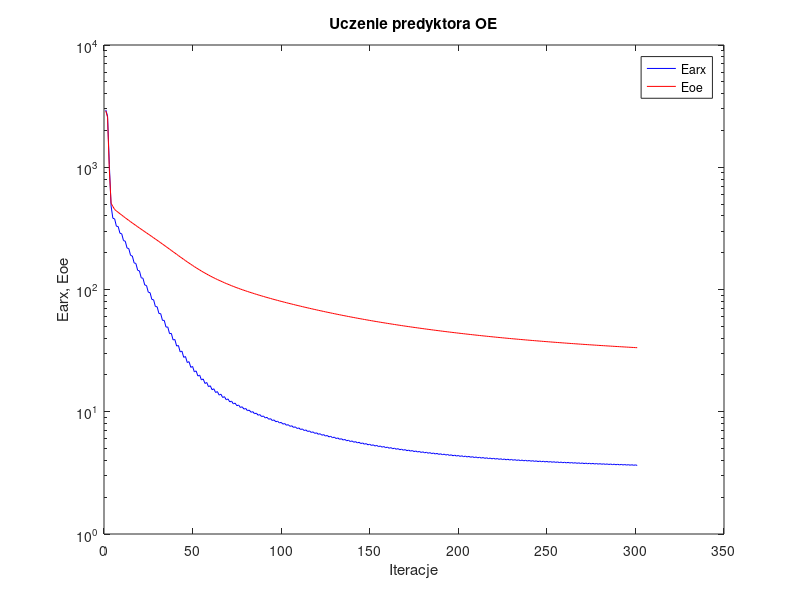
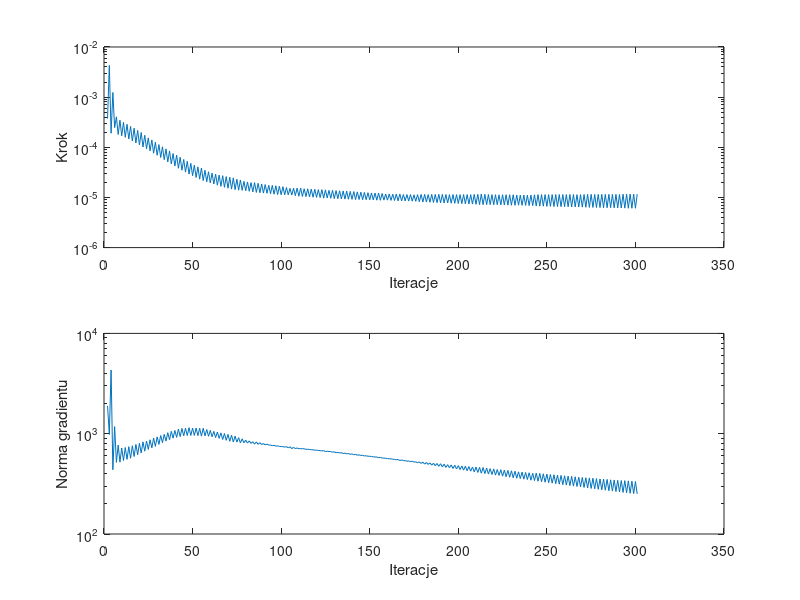

The MATLAB source for these figures, in order:
%uczenie predyktora oe
clear all;
n=0; farx(n+1)=2.947484e+003; foe(n+1)=2.892801e+003; wspucz(n+1)=0.000000e+000; ng(n+1)=0.000000e+000;
n=1; farx(n+1)=2.624252e+003; foe(n+1)=2.570583e+003; krok(n+1)=3.729911e-004; ng(n+1)=1.893667e+003;
n=2; farx(n+1)=1.053290e+003; foe(n+1)=9.585091e+002; krok(n+1)=4.290347e-003; ng(n+1)=9.832648e+002;
n=3; farx(n+1)=4.823481e+002; foe(n+1)=5.075029e+002; krok(n+1)=1.906226e-004; ng(n+1)=4.319269e+003;
n=4; farx(n+1)=3.825353e+002; foe(n+1)=4.781773e+002; krok(n+1)=1.237443e-003; ng(n+1)=4.372296e+002;
n=5; farx(n+1)=3.784061e+002; foe(n+1)=4.515730e+002; krok(n+1)=2.463545e-004; ng(n+1)=1.176377e+003;
n=6; farx(n+1)=3.291181e+002; foe(n+1)=4.391502e+002; krok(n+1)=4.050306e-004; ng(n+1)=5.179749e+002;
n=7; farx(n+1)=3.276057e+002; foe(n+1)=4.278079e+002; krok(n+1)=1.802468e-004; ng(n+1)=7.695960e+002;
n=8; farx(n+1)=2.884834e+002; foe(n+1)=4.166996e+002; krok(n+1)=3.467612e-004; ng(n+1)=5.203608e+002;
n=9; farx(n+1)=2.856606e+002; foe(n+1)=4.062267e+002; krok(n+1)=1.697983e-004; ng(n+1)=7.193938e+002;
n=10; farx(n+1)=2.512562e+002; foe(n+1)=3.957928e+002; krok(n+1)=3.147597e-004; ng(n+1)=5.404029e+002;
n=11; farx(n+1)=2.484924e+002; foe(n+1)=3.861052e+002; krok(n+1)=1.582138e-004; ng(n+1)=7.279783e+002;
n=12; farx(n+1)=2.185418e+002; foe(n+1)=3.764051e+002; krok(n+1)=2.878401e-004; ng(n+1)=5.550260e+002;
n=13; farx(n+1)=2.160223e+002; foe(n+1)=3.674108e+002; krok(n+1)=1.462327e-004; ng(n+1)=7.428630e+002;
n=14; farx(n+1)=1.900935e+002; foe(n+1)=3.584401e+002; krok(n+1)=2.609151e-004; ng(n+1)=5.686142e+002;
n=15; farx(n+1)=1.878502e+002; foe(n+1)=3.500965e+002; krok(n+1)=1.340733e-004; ng(n+1)=7.576500e+002;
n=16; farx(n+1)=1.651301e+002; foe(n+1)=3.416963e+002; krok(n+1)=2.403849e-004; ng(n+1)=5.922380e+002;
n=17; farx(n+1)=1.632775e+002; foe(n+1)=3.338489e+002; krok(n+1)=1.220198e-004; ng(n+1)=7.817529e+002;
n=18; farx(n+1)=1.435652e+002; foe(n+1)=3.259741e+002; krok(n+1)=2.173834e-004; ng(n+1)=6.172081e+002;
n=19; farx(n+1)=1.420129e+002; foe(n+1)=3.186012e+002; krok(n+1)=1.112345e-004; ng(n+1)=8.020274e+002;
n=20; farx(n+1)=1.247985e+002; foe(n+1)=3.111547e+002; krok(n+1)=1.973390e-004; ng(n+1)=6.422544e+002;
n=21; farx(n+1)=1.235800e+002; foe(n+1)=3.041404e+002; krok(n+1)=1.012576e-004; ng(n+1)=8.291228e+002;
n=22; farx(n+1)=1.088276e+002; foe(n+1)=2.971084e+002; krok(n+1)=1.736749e-004; ng(n+1)=6.695728e+002;
n=23; farx(n+1)=1.077975e+002; foe(n+1)=2.904982e+002; krok(n+1)=9.346411e-005; ng(n+1)=8.440680e+002;
n=24; farx(n+1)=9.500329e+001; foe(n+1)=2.838405e+002; krok(n+1)=1.540600e-004; ng(n+1)=6.980340e+002;
n=25; farx(n+1)=9.421829e+001; foe(n+1)=2.775053e+002; krok(n+1)=8.459568e-005; ng(n+1)=8.699018e+002;
n=26; farx(n+1)=8.293026e+001; foe(n+1)=2.710790e+002; krok(n+1)=1.404483e-004; ng(n+1)=7.223620e+002;
n=27; farx(n+1)=8.241978e+001; foe(n+1)=2.649400e+002; krok(n+1)=7.624450e-005; ng(n+1)=9.041094e+002;
n=28; farx(n+1)=7.256957e+001; foe(n+1)=2.587547e+002; krok(n+1)=1.258665e-004; ng(n+1)=7.474740e+002;
n=29; farx(n+1)=7.225138e+001; foe(n+1)=2.528483e+002; krok(n+1)=6.933884e-005; ng(n+1)=9.298441e+002;
n=30; farx(n+1)=6.361509e+001; foe(n+1)=2.469077e+002; krok(n+1)=1.131625e-004; ng(n+1)=7.822394e+002;
n=31; farx(n+1)=6.348321e+001; foe(n+1)=2.411971e+002; krok(n+1)=6.257477e-005; ng(n+1)=9.591634e+002;
n=32; farx(n+1)=5.590905e+001; foe(n+1)=2.354609e+002; krok(n+1)=1.022356e-004; ng(n+1)=8.144538e+002;
n=33; farx(n+1)=5.592213e+001; foe(n+1)=2.299630e+002; krok(n+1)=5.665485e-005; ng(n+1)=9.870229e+002;
n=34; farx(n+1)=4.924976e+001; foe(n+1)=2.244379e+002; krok(n+1)=9.292181e-005; ng(n+1)=8.445623e+002;
n=35; farx(n+1)=4.939837e+001; foe(n+1)=2.191357e+002; krok(n+1)=5.111781e-005; ng(n+1)=1.023713e+003;
n=36; farx(n+1)=4.352443e+001; foe(n+1)=2.138249e+002; krok(n+1)=8.459568e-005; ng(n+1)=8.711797e+002;
n=37; farx(n+1)=4.378767e+001; foe(n+1)=2.087340e+002; krok(n+1)=4.661880e-005; ng(n+1)=1.056986e+003;
n=38; farx(n+1)=3.867975e+001; foe(n+1)=2.037192e+002; krok(n+1)=7.524177e-005; ng(n+1)=9.024210e+002;
n=39; farx(n+1)=3.899619e+001; foe(n+1)=1.988865e+002; krok(n+1)=4.229784e-005; ng(n+1)=1.076574e+003;
n=40; farx(n+1)=3.446109e+001; foe(n+1)=1.940850e+002; krok(n+1)=6.975159e-005; ng(n+1)=9.189548e+002;
n=41; farx(n+1)=3.485662e+001; foe(n+1)=1.894570e+002; krok(n+1)=3.822326e-005; ng(n+1)=1.112506e+003;
n=42; farx(n+1)=3.089171e+001; foe(n+1)=1.849251e+002; krok(n+1)=6.327456e-005; ng(n+1)=9.365079e+002;
n=43; farx(n+1)=3.131724e+001; foe(n+1)=1.805657e+002; krok(n+1)=3.495626e-005; ng(n+1)=1.128441e+003;
n=44; farx(n+1)=2.786595e+001; foe(n+1)=1.763256e+002; krok(n+1)=5.714551e-005; ng(n+1)=9.514094e+002;
n=45; farx(n+1)=2.829693e+001; foe(n+1)=1.722538e+002; krok(n+1)=3.204809e-005; ng(n+1)=1.134957e+003;
n=46; farx(n+1)=2.526343e+001; foe(n+1)=1.682940e+002; krok(n+1)=5.256405e-005; ng(n+1)=9.592951e+002;
n=47; farx(n+1)=2.570336e+001; foe(n+1)=1.644774e+002; krok(n+1)=2.921834e-005; ng(n+1)=1.149128e+003;
n=48; farx(n+1)=2.307453e+001; foe(n+1)=1.607882e+002; krok(n+1)=4.789661e-005; ng(n+1)=9.602273e+002;
n=49; farx(n+1)=2.349174e+001; foe(n+1)=1.572772e+002; krok(n+1)=2.711505e-005; ng(n+1)=1.137938e+003;
n=50; farx(n+1)=2.119285e+001; foe(n+1)=1.538760e+002; krok(n+1)=4.404185e-005; ng(n+1)=9.599414e+002;
n=51; farx(n+1)=2.159599e+001; foe(n+1)=1.506267e+002; krok(n+1)=2.503350e-005; ng(n+1)=1.138876e+003;
n=52; farx(n+1)=1.958812e+001; foe(n+1)=1.474910e+002; krok(n+1)=4.073759e-005; ng(n+1)=9.560672e+002;
n=53; farx(n+1)=1.996454e+001; foe(n+1)=1.445010e+002; krok(n+1)=2.310648e-005; ng(n+1)=1.132951e+003;
n=54; farx(n+1)=1.819150e+001; foe(n+1)=1.415890e+002; krok(n+1)=3.868786e-005; ng(n+1)=9.454037e+002;
n=55; farx(n+1)=1.855903e+001; foe(n+1)=1.388224e+002; krok(n+1)=2.167257e-005; ng(n+1)=1.133854e+003;
n=56; farx(n+1)=1.703207e+001; foe(n+1)=1.361919e+002; krok(n+1)=3.487580e-005; ng(n+1)=9.512151e+002;
n=57; farx(n+1)=1.735910e+001; foe(n+1)=1.336873e+002; krok(n+1)=2.058283e-005; ng(n+1)=1.100763e+003;
n=58; farx(n+1)=1.602237e+001; foe(n+1)=1.312756e+002; krok(n+1)=3.251699e-005; ng(n+1)=9.428393e+002;
n=59; farx(n+1)=1.632146e+001; foe(n+1)=1.289858e+002; krok(n+1)=1.953303e-005; ng(n+1)=1.077436e+003;
n=60; farx(n+1)=1.514349e+001; foe(n+1)=1.267745e+002; krok(n+1)=3.053033e-005; ng(n+1)=9.326111e+002;
n=61; farx(n+1)=1.541683e+001; foe(n+1)=1.246734e+002; krok(n+1)=1.850942e-005; ng(n+1)=1.055242e+003;
n=62; farx(n+1)=1.436704e+001; foe(n+1)=1.226319e+002; krok(n+1)=2.921834e-005; ng(n+1)=9.156608e+002;
n=63; farx(n+1)=1.462173e+001; foe(n+1)=1.206900e+002; krok(n+1)=1.755604e-005; ng(n+1)=1.039361e+003;
n=64; farx(n+1)=1.368491e+001; foe(n+1)=1.188055e+002; krok(n+1)=2.790955e-005; ng(n+1)=8.988490e+002;
n=65; farx(n+1)=1.391816e+001; foe(n+1)=1.170116e+002; krok(n+1)=1.666649e-005; ng(n+1)=1.018901e+003;
n=66; farx(n+1)=1.307340e+001; foe(n+1)=1.152557e+002; krok(n+1)=2.714975e-005; ng(n+1)=8.756605e+002;
n=67; farx(n+1)=1.329212e+001; foe(n+1)=1.135871e+002; krok(n+1)=1.592832e-005; ng(n+1)=1.004067e+003;
n=68; farx(n+1)=1.253053e+001; foe(n+1)=1.119616e+002; krok(n+1)=2.605170e-005; ng(n+1)=8.589428e+002;
n=69; farx(n+1)=1.273181e+001; foe(n+1)=1.104116e+002; krok(n+1)=1.525247e-005; ng(n+1)=9.835070e+002;
n=70; farx(n+1)=1.203971e+001; foe(n+1)=1.088918e+002; krok(n+1)=2.533263e-005; ng(n+1)=8.402045e+002;
n=71; farx(n+1)=1.222670e+001; foe(n+1)=1.074451e+002; krok(n+1)=1.465800e-005; ng(n+1)=9.654420e+002;
n=72; farx(n+1)=1.159500e+001; foe(n+1)=1.060235e+002; krok(n+1)=2.458493e-005; ng(n+1)=8.258022e+002;
n=73; farx(n+1)=1.177159e+001; foe(n+1)=1.046702e+002; krok(n+1)=1.430061e-005; ng(n+1)=9.463853e+002;
n=74; farx(n+1)=1.119940e+001; foe(n+1)=1.033564e+002; krok(n+1)=2.310753e-005; ng(n+1)=8.233997e+002;
n=75; farx(n+1)=1.135904e+001; foe(n+1)=1.021001e+002; krok(n+1)=1.396978e-005; ng(n+1)=9.140707e+002;
n=76; farx(n+1)=1.083443e+001; foe(n+1)=1.008635e+002; krok(n+1)=2.230894e-005; ng(n+1)=8.101208e+002;
n=77; farx(n+1)=1.098460e+001; foe(n+1)=9.968724e+001; krok(n+1)=1.384553e-005; ng(n+1)=8.885774e+002;
n=78; farx(n+1)=1.050298e+001; foe(n+1)=9.854044e+001; krok(n+1)=2.092658e-005; ng(n+1)=8.129292e+002;
n=79; farx(n+1)=1.064046e+001; foe(n+1)=9.743846e+001; krok(n+1)=1.361457e-005; ng(n+1)=8.612395e+002;
n=80; farx(n+1)=1.019095e+001; foe(n+1)=9.635405e+001; krok(n+1)=2.036925e-005; ng(n+1)=8.062441e+002;
n=81; farx(n+1)=1.032098e+001; foe(n+1)=9.530899e+001; krok(n+1)=1.328171e-005; ng(n+1)=8.481463e+002;
n=82; farx(n+1)=9.901352e+000; foe(n+1)=9.428026e+001; krok(n+1)=1.977673e-005; ng(n+1)=7.995061e+002;
n=83; farx(n+1)=1.002208e+001; foe(n+1)=9.328964e+001; krok(n+1)=1.290553e-005; ng(n+1)=8.317681e+002;
n=84; farx(n+1)=9.623857e+000; foe(n+1)=9.230222e+001; krok(n+1)=1.977673e-005; ng(n+1)=7.866285e+002;
n=85; farx(n+1)=9.742275e+000; foe(n+1)=9.135144e+001; krok(n+1)=1.259177e-005; ng(n+1)=8.281891e+002;
n=86; farx(n+1)=9.367233e+000; foe(n+1)=9.041516e+001; krok(n+1)=1.914386e-005; ng(n+1)=7.831386e+002;
n=87; farx(n+1)=9.480321e+000; foe(n+1)=8.950883e+001; krok(n+1)=1.240203e-005; ng(n+1)=8.142571e+002;
n=88; farx(n+1)=9.126788e+000; foe(n+1)=8.861792e+001; krok(n+1)=1.852773e-005; ng(n+1)=7.789609e+002;
n=89; farx(n+1)=9.234120e+000; foe(n+1)=8.775369e+001; krok(n+1)=1.222055e-005; ng(n+1)=7.986635e+002;
n=90; farx(n+1)=8.898995e+000; foe(n+1)=8.690181e+001; krok(n+1)=1.808278e-005; ng(n+1)=7.728989e+002;
n=91; farx(n+1)=9.002700e+000; foe(n+1)=8.607444e+001; krok(n+1)=1.209447e-005; ng(n+1)=7.861801e+002;
n=92; farx(n+1)=8.685312e+000; foe(n+1)=8.526258e+001; krok(n+1)=1.743790e-005; ng(n+1)=7.705983e+002;
n=93; farx(n+1)=8.782949e+000; foe(n+1)=8.447143e+001; krok(n+1)=1.185899e-005; ng(n+1)=7.704597e+002;
n=94; farx(n+1)=8.478989e+000; foe(n+1)=8.368652e+001; krok(n+1)=1.738167e-005; ng(n+1)=7.597232e+002;
n=95; farx(n+1)=8.574444e+000; foe(n+1)=8.292328e+001; krok(n+1)=1.161523e-005; ng(n+1)=7.644415e+002;
n=96; farx(n+1)=8.283744e+000; foe(n+1)=8.216818e+001; krok(n+1)=1.709205e-005; ng(n+1)=7.533516e+002;
n=97; farx(n+1)=8.376408e+000; foe(n+1)=8.143315e+001; krok(n+1)=1.142512e-005; ng(n+1)=7.551943e+002;
n=98; farx(n+1)=8.098685e+000; foe(n+1)=8.070607e+001; krok(n+1)=1.675917e-005; ng(n+1)=7.471086e+002;
n=99; farx(n+1)=8.188689e+000; foe(n+1)=7.999889e+001; krok(n+1)=1.131276e-005; ng(n+1)=7.439220e+002;
n=100; farx(n+1)=7.922556e+000; foe(n+1)=7.930040e+001; krok(n+1)=1.637351e-005; ng(n+1)=7.432185e+002;
n=101; farx(n+1)=8.011019e+000; foe(n+1)=7.861892e+001; krok(n+1)=1.126542e-005; ng(n+1)=7.348834e+002;
n=102; farx(n+1)=7.756901e+000; foe(n+1)=7.795025e+001; krok(n+1)=1.576802e-005; ng(n+1)=7.429517e+002;
n=103; farx(n+1)=7.842567e+000; foe(n+1)=7.729558e+001; krok(n+1)=1.126542e-005; ng(n+1)=7.235485e+002;
n=104; farx(n+1)=7.600493e+000; foe(n+1)=7.665331e+001; krok(n+1)=1.517047e-005; ng(n+1)=7.414734e+002;
n=105; farx(n+1)=7.681285e+000; foe(n+1)=7.602494e+001; krok(n+1)=1.115447e-005; ng(n+1)=7.097079e+002;
n=106; farx(n+1)=7.445998e+000; foe(n+1)=7.540103e+001; krok(n+1)=1.526516e-005; ng(n+1)=7.309549e+002;
n=107; farx(n+1)=7.526490e+000; foe(n+1)=7.478953e+001; krok(n+1)=1.085468e-005; ng(n+1)=7.108277e+002;
n=108; farx(n+1)=7.298270e+000; foe(n+1)=7.418324e+001; krok(n+1)=1.529987e-005; ng(n+1)=7.209334e+002;
n=109; farx(n+1)=7.377669e+000; foe(n+1)=7.358887e+001; krok(n+1)=1.057446e-005; ng(n+1)=7.099831e+002;
n=110; farx(n+1)=7.156159e+000; foe(n+1)=7.299799e+001; krok(n+1)=1.539716e-005; ng(n+1)=7.095704e+002;
n=111; farx(n+1)=7.236088e+000; foe(n+1)=7.241982e+001; krok(n+1)=1.046074e-005; ng(n+1)=7.090496e+002;
n=112; farx(n+1)=7.023623e+000; foe(n+1)=7.185147e+001; krok(n+1)=1.490654e-005; ng(n+1)=7.074302e+002;
n=113; farx(n+1)=7.100617e+000; foe(n+1)=7.129474e+001; krok(n+1)=1.039083e-005; ng(n+1)=6.985647e+002;
n=114; farx(n+1)=6.894300e+000; foe(n+1)=7.074339e+001; krok(n+1)=1.484032e-005; ng(n+1)=6.999052e+002;
n=115; farx(n+1)=6.970861e+000; foe(n+1)=7.020227e+001; krok(n+1)=1.023758e-005; ng(n+1)=6.959425e+002;
n=116; farx(n+1)=6.771320e+000; foe(n+1)=6.966811e+001; krok(n+1)=1.465430e-005; ng(n+1)=6.935237e+002;
n=117; farx(n+1)=6.846410e+000; foe(n+1)=6.914383e+001; krok(n+1)=1.010485e-005; ng(n+1)=6.901385e+002;
n=118; farx(n+1)=6.653326e+000; foe(n+1)=6.862488e+001; krok(n+1)=1.453926e-005; ng(n+1)=6.855271e+002;
n=119; farx(n+1)=6.727654e+000; foe(n+1)=6.811663e+001; krok(n+1)=1.003408e-005; ng(n+1)=6.845105e+002;
n=120; farx(n+1)=6.540665e+000; foe(n+1)=6.761496e+001; krok(n+1)=1.428638e-005; ng(n+1)=6.810755e+002;
n=121; farx(n+1)=6.613712e+000; foe(n+1)=6.712247e+001; krok(n+1)=9.936047e-006; ng(n+1)=6.781180e+002;
n=122; farx(n+1)=6.430707e+000; foe(n+1)=6.663559e+001; krok(n+1)=1.430061e-005; ng(n+1)=6.741740e+002;
n=123; farx(n+1)=6.503629e+000; foe(n+1)=6.615465e+001; krok(n+1)=9.706803e-006; ng(n+1)=6.779362e+002;
n=124; farx(n+1)=6.327613e+000; foe(n+1)=6.567968e+001; krok(n+1)=1.416371e-005; ng(n+1)=6.642044e+002;
n=125; farx(n+1)=6.399523e+000; foe(n+1)=6.521540e+001; krok(n+1)=9.766516e-006; ng(n+1)=6.681586e+002;
n=126; farx(n+1)=6.227877e+000; foe(n+1)=6.475863e+001; krok(n+1)=1.384553e-005; ng(n+1)=6.635811e+002;
n=127; farx(n+1)=6.298803e+000; foe(n+1)=6.430740e+001; krok(n+1)=9.622040e-006; ng(n+1)=6.635076e+002;
n=128; farx(n+1)=6.131711e+000; foe(n+1)=6.386239e+001; krok(n+1)=1.384553e-005; ng(n+1)=6.547338e+002;
n=129; farx(n+1)=6.201890e+000; foe(n+1)=6.342331e+001; krok(n+1)=9.471564e-006; ng(n+1)=6.596455e+002;
n=130; farx(n+1)=6.040360e+000; foe(n+1)=6.298964e+001; krok(n+1)=1.373458e-005; ng(n+1)=6.459617e+002;
n=131; farx(n+1)=6.109542e+000; foe(n+1)=6.256453e+001; krok(n+1)=9.456357e-006; ng(n+1)=6.516364e+002;
n=132; farx(n+1)=5.951899e+000; foe(n+1)=6.214490e+001; krok(n+1)=1.356957e-005; ng(n+1)=6.417442e+002;
n=133; farx(n+1)=6.020494e+000; foe(n+1)=6.173130e+001; krok(n+1)=9.340678e-006; ng(n+1)=6.473094e+002;
n=134; farx(n+1)=5.867431e+000; foe(n+1)=6.132306e+001; krok(n+1)=1.346311e-005; ng(n+1)=6.343475e+002;
n=135; farx(n+1)=5.935199e+000; foe(n+1)=6.092169e+001; krok(n+1)=9.283303e-006; ng(n+1)=6.408296e+002;
n=136; farx(n+1)=5.786275e+000; foe(n+1)=6.052546e+001; krok(n+1)=1.331699e-005; ng(n+1)=6.285283e+002;
n=137; farx(n+1)=5.853289e+000; foe(n+1)=6.013568e+001; krok(n+1)=9.217968e-006; ng(n+1)=6.348851e+002;
n=138; farx(n+1)=5.708302e+000; foe(n+1)=5.975084e+001; krok(n+1)=1.319099e-005; ng(n+1)=6.224226e+002;
n=139; farx(n+1)=5.774647e+000; foe(n+1)=5.937217e+001; krok(n+1)=9.155646e-006; ng(n+1)=6.290928e+002;
n=140; farx(n+1)=5.633209e+000; foe(n+1)=5.899843e+001; krok(n+1)=1.308479e-005; ng(n+1)=6.164984e+002;
n=141; farx(n+1)=5.698955e+000; foe(n+1)=5.863012e+001; krok(n+1)=9.071830e-006; ng(n+1)=6.239755e+002;
n=142; farx(n+1)=5.561983e+000; foe(n+1)=5.826663e+001; krok(n+1)=1.290553e-005; ng(n+1)=6.098159e+002;
n=143; farx(n+1)=5.626813e+000; foe(n+1)=5.791006e+001; krok(n+1)=9.098741e-006; ng(n+1)=6.155928e+002;
n=144; farx(n+1)=5.492865e+000; foe(n+1)=5.755832e+001; krok(n+1)=1.271718e-005; ng(n+1)=6.064276e+002;
n=145; farx(n+1)=5.557055e+000; foe(n+1)=5.721143e+001; krok(n+1)=9.014671e-006; ng(n+1)=6.104124e+002;
n=146; farx(n+1)=5.426904e+000; foe(n+1)=5.686903e+001; krok(n+1)=1.259797e-005; ng(n+1)=5.994581e+002;
n=147; farx(n+1)=5.490332e+000; foe(n+1)=5.653242e+001; krok(n+1)=9.003600e-006; ng(n+1)=6.033389e+002;
n=148; farx(n+1)=5.363236e+000; foe(n+1)=5.620024e+001; krok(n+1)=1.244425e-005; ng(n+1)=5.947878e+002;
n=149; farx(n+1)=5.426102e+000; foe(n+1)=5.587297e+001; krok(n+1)=8.958287e-006; ng(n+1)=5.975685e+002;
n=150; farx(n+1)=5.302311e+000; foe(n+1)=5.555018e+001; krok(n+1)=1.229246e-005; ng(n+1)=5.892601e+002;
n=151; farx(n+1)=5.364408e+000; foe(n+1)=5.523238e+001; krok(n+1)=8.935769e-006; ng(n+1)=5.908065e+002;
n=152; farx(n+1)=5.243022e+000; foe(n+1)=5.491877e+001; krok(n+1)=1.222055e-005; ng(n+1)=5.839764e+002;
n=153; farx(n+1)=5.304575e+000; foe(n+1)=5.460897e+001; krok(n+1)=8.818566e-006; ng(n+1)=5.867162e+002;
n=154; farx(n+1)=5.186095e+000; foe(n+1)=5.430288e+001; krok(n+1)=1.221743e-005; ng(n+1)=5.758309e+002;
n=155; farx(n+1)=5.247329e+000; foe(n+1)=5.400129e+001; krok(n+1)=8.778020e-006; ng(n+1)=5.815850e+002;
n=156; farx(n+1)=5.132473e+000; foe(n+1)=5.370401e+001; krok(n+1)=1.197415e-005; ng(n+1)=5.708953e+002;
n=157; farx(n+1)=5.192775e+000; foe(n+1)=5.341210e+001; krok(n+1)=8.856543e-006; ng(n+1)=5.723323e+002;
n=158; farx(n+1)=5.080558e+000; foe(n+1)=5.312432e+001; krok(n+1)=1.171829e-005; ng(n+1)=5.685090e+002;
n=159; farx(n+1)=5.139878e+000; foe(n+1)=5.284083e+001; krok(n+1)=8.833238e-006; ng(n+1)=5.652089e+002;
n=160; farx(n+1)=5.029562e+000; foe(n+1)=5.256064e+001; krok(n+1)=1.171380e-005; ng(n+1)=5.623878e+002;
n=161; farx(n+1)=5.088804e+000; foe(n+1)=5.228387e+001; krok(n+1)=8.739066e-006; ng(n+1)=5.619877e+002;
n=162; farx(n+1)=4.981197e+000; foe(n+1)=5.201098e+001; krok(n+1)=1.161523e-005; ng(n+1)=5.561271e+002;
n=163; farx(n+1)=5.039501e+000; foe(n+1)=5.174193e+001; krok(n+1)=8.690837e-006; ng(n+1)=5.555671e+002;
n=164; farx(n+1)=4.933658e+000; foe(n+1)=5.147584e+001; krok(n+1)=1.165470e-005; ng(n+1)=5.492240e+002;
n=165; farx(n+1)=4.991574e+000; foe(n+1)=5.121296e+001; krok(n+1)=8.546025e-006; ng(n+1)=5.527020e+002;
n=166; farx(n+1)=4.888012e+000; foe(n+1)=5.095267e+001; krok(n+1)=1.171829e-005; ng(n+1)=5.404727e+002;
n=167; farx(n+1)=4.946097e+000; foe(n+1)=5.069630e+001; krok(n+1)=8.539569e-006; ng(n+1)=5.484412e+002;
n=168; farx(n+1)=4.845239e+000; foe(n+1)=5.044411e+001; krok(n+1)=1.143043e-005; ng(n+1)=5.377251e+002;
n=169; farx(n+1)=4.901939e+000; foe(n+1)=5.019566e+001; krok(n+1)=8.546025e-006; ng(n+1)=5.397455e+002;
n=170; farx(n+1)=4.802871e+000; foe(n+1)=4.994983e+001; krok(n+1)=1.142512e-005; ng(n+1)=5.314208e+002;
n=171; farx(n+1)=4.859389e+000; foe(n+1)=4.970737e+001; krok(n+1)=8.481911e-006; ng(n+1)=5.358660e+002;
n=172; farx(n+1)=4.762058e+000; foe(n+1)=4.946799e+001; krok(n+1)=1.138585e-005; ng(n+1)=5.258645e+002;
n=173; farx(n+1)=4.818301e+000; foe(n+1)=4.923145e+001; krok(n+1)=8.423638e-006; ng(n+1)=5.316589e+002;
n=174; farx(n+1)=4.723277e+000; foe(n+1)=4.899830e+001; krok(n+1)=1.127096e-005; ng(n+1)=5.202553e+002;
n=175; farx(n+1)=4.778456e+000; foe(n+1)=4.876836e+001; krok(n+1)=8.379583e-006; ng(n+1)=5.250215e+002;
n=176; farx(n+1)=4.684565e+000; foe(n+1)=4.854064e+001; krok(n+1)=1.138585e-005; ng(n+1)=5.130765e+002;
n=177; farx(n+1)=4.739723e+000; foe(n+1)=4.831530e+001; krok(n+1)=8.229150e-006; ng(n+1)=5.235986e+002;
n=178; farx(n+1)=4.647395e+000; foe(n+1)=4.809253e+001; krok(n+1)=1.148266e-005; ng(n+1)=5.051691e+002;
n=179; farx(n+1)=4.702225e+000; foe(n+1)=4.787216e+001; krok(n+1)=8.114575e-006; ng(n+1)=5.206365e+002;
n=180; farx(n+1)=4.611816e+000; foe(n+1)=4.765427e+001; krok(n+1)=1.151293e-005; ng(n+1)=4.976069e+002;
n=181; farx(n+1)=4.666511e+000; foe(n+1)=4.743939e+001; krok(n+1)=8.106422e-006; ng(n+1)=5.159152e+002;
n=182; farx(n+1)=4.577589e+000; foe(n+1)=4.722789e+001; krok(n+1)=1.138585e-005; ng(n+1)=4.939974e+002;
n=183; farx(n+1)=4.631376e+000; foe(n+1)=4.701841e+001; krok(n+1)=8.010217e-006; ng(n+1)=5.113183e+002;
n=184; farx(n+1)=4.544200e+000; foe(n+1)=4.681107e+001; krok(n+1)=1.148323e-005; ng(n+1)=4.855765e+002;
n=185; farx(n+1)=4.597616e+000; foe(n+1)=4.660648e+001; krok(n+1)=7.940086e-006; ng(n+1)=5.079805e+002;
n=186; farx(n+1)=4.511888e+000; foe(n+1)=4.640407e+001; krok(n+1)=1.149974e-005; ng(n+1)=4.793721e+002;
n=187; farx(n+1)=4.564910e+000; foe(n+1)=4.620422e+001; krok(n+1)=7.866658e-006; ng(n+1)=5.047148e+002;
n=188; farx(n+1)=4.480543e+000; foe(n+1)=4.600651e+001; krok(n+1)=1.153689e-005; ng(n+1)=4.730143e+002;
n=189; farx(n+1)=4.533254e+000; foe(n+1)=4.581114e+001; krok(n+1)=7.792977e-006; ng(n+1)=5.018255e+002;
n=190; farx(n+1)=4.450561e+000; foe(n+1)=4.561808e+001; krok(n+1)=1.151293e-005; ng(n+1)=4.668707e+002;
n=191; farx(n+1)=4.502750e+000; foe(n+1)=4.542765e+001; krok(n+1)=7.760930e-006; ng(n+1)=4.970453e+002;
n=192; farx(n+1)=4.421776e+000; foe(n+1)=4.523946e+001; krok(n+1)=1.143043e-005; ng(n+1)=4.615509e+002;
n=193; farx(n+1)=4.473432e+000; foe(n+1)=4.505411e+001; krok(n+1)=7.760930e-006; ng(n+1)=4.914339e+002;
n=194; farx(n+1)=4.393521e+000; foe(n+1)=4.487105e+001; krok(n+1)=1.138585e-005; ng(n+1)=4.572380e+002;
n=195; farx(n+1)=4.444710e+000; foe(n+1)=4.468984e+001; krok(n+1)=7.676118e-006; ng(n+1)=4.884945e+002;
n=196; farx(n+1)=4.366290e+000; foe(n+1)=4.451063e+001; krok(n+1)=1.142512e-005; ng(n+1)=4.504135e+002;
n=197; farx(n+1)=4.417111e+000; foe(n+1)=4.433371e+001; krok(n+1)=7.638196e-006; ng(n+1)=4.846791e+002;
n=198; farx(n+1)=4.339999e+000; foe(n+1)=4.415899e+001; krok(n+1)=1.138437e-005; ng(n+1)=4.453402e+002;
n=199; farx(n+1)=4.390268e+000; foe(n+1)=4.398632e+001; krok(n+1)=7.585237e-006; ng(n+1)=4.806580e+002;
n=200; farx(n+1)=4.314551e+000; foe(n+1)=4.381553e+001; krok(n+1)=1.138543e-005; ng(n+1)=4.393483e+002;
n=201; farx(n+1)=4.364270e+000; foe(n+1)=4.364701e+001; krok(n+1)=7.535405e-006; ng(n+1)=4.765923e+002;
n=202; farx(n+1)=4.289559e+000; foe(n+1)=4.348006e+001; krok(n+1)=1.144248e-005; ng(n+1)=4.334759e+002;
n=203; farx(n+1)=4.339040e+000; foe(n+1)=4.331499e+001; krok(n+1)=7.462740e-006; ng(n+1)=4.743708e+002;
n=204; farx(n+1)=4.265711e+000; foe(n+1)=4.315180e+001; krok(n+1)=1.143043e-005; ng(n+1)=4.277030e+002;
n=205; farx(n+1)=4.314744e+000; foe(n+1)=4.299077e+001; krok(n+1)=7.440373e-006; ng(n+1)=4.700142e+002;
n=206; farx(n+1)=4.242685e+000; foe(n+1)=4.283169e+001; krok(n+1)=1.136531e-005; ng(n+1)=4.229941e+002;
n=207; farx(n+1)=4.290944e+000; foe(n+1)=4.267464e+001; krok(n+1)=7.381362e-006; ng(n+1)=4.654941e+002;
n=208; farx(n+1)=4.219757e+000; foe(n+1)=4.251862e+001; krok(n+1)=1.149974e-005; ng(n+1)=4.163429e+002;
n=209; farx(n+1)=4.267937e+000; foe(n+1)=4.236445e+001; krok(n+1)=7.303802e-006; ng(n+1)=4.641686e+002;
n=210; farx(n+1)=4.197721e+000; foe(n+1)=4.221193e+001; krok(n+1)=1.153689e-005; ng(n+1)=4.108865e+002;
n=211; farx(n+1)=4.245299e+000; foe(n+1)=4.206098e+001; krok(n+1)=7.204914e-006; ng(n+1)=4.615049e+002;
n=212; farx(n+1)=4.176052e+000; foe(n+1)=4.191084e+001; krok(n+1)=1.171829e-005; ng(n+1)=4.034566e+002;
n=213; farx(n+1)=4.223789e+000; foe(n+1)=4.176265e+001; krok(n+1)=7.172631e-006; ng(n+1)=4.599483e+002;
n=214; farx(n+1)=4.155812e+000; foe(n+1)=4.161684e+001; krok(n+1)=1.155377e-005; ng(n+1)=4.000366e+002;
n=215; farx(n+1)=4.202880e+000; foe(n+1)=4.147267e+001; krok(n+1)=7.172631e-006; ng(n+1)=4.542847e+002;
n=216; farx(n+1)=4.136344e+000; foe(n+1)=4.133050e+001; krok(n+1)=1.143043e-005; ng(n+1)=3.955992e+002;
n=217; farx(n+1)=4.182771e+000; foe(n+1)=4.119035e+001; krok(n+1)=7.194757e-006; ng(n+1)=4.481812e+002;
n=218; farx(n+1)=4.116951e+000; foe(n+1)=4.105202e+001; krok(n+1)=1.138585e-005; ng(n+1)=3.919165e+002;
n=219; farx(n+1)=4.163024e+000; foe(n+1)=4.091475e+001; krok(n+1)=7.136974e-006; ng(n+1)=4.454927e+002;
n=220; farx(n+1)=4.098661e+000; foe(n+1)=4.077933e+001; krok(n+1)=1.132635e-005; ng(n+1)=3.865319e+002;
n=221; farx(n+1)=4.144239e+000; foe(n+1)=4.064579e+001; krok(n+1)=7.172631e-006; ng(n+1)=4.397030e+002;
n=222; farx(n+1)=4.080364e+000; foe(n+1)=4.051429e+001; krok(n+1)=1.126542e-005; ng(n+1)=3.836472e+002;
n=223; farx(n+1)=4.125514e+000; foe(n+1)=4.038328e+001; krok(n+1)=7.084991e-006; ng(n+1)=4.376322e+002;
n=224; farx(n+1)=4.062928e+000; foe(n+1)=4.025399e+001; krok(n+1)=1.131276e-005; ng(n+1)=3.772861e+002;
n=225; farx(n+1)=4.107487e+000; foe(n+1)=4.012612e+001; krok(n+1)=7.058032e-006; ng(n+1)=4.332727e+002;
n=226; farx(n+1)=4.045788e+000; foe(n+1)=3.999960e+001; krok(n+1)=1.133131e-005; ng(n+1)=3.725909e+002;
n=227; farx(n+1)=4.089981e+000; foe(n+1)=3.987442e+001; krok(n+1)=7.018913e-006; ng(n+1)=4.301816e+002;
n=228; farx(n+1)=4.029175e+000; foe(n+1)=3.975066e+001; krok(n+1)=1.133131e-005; ng(n+1)=3.681184e+002;
n=229; farx(n+1)=4.072899e+000; foe(n+1)=3.962817e+001; krok(n+1)=6.975132e-006; ng(n+1)=4.268512e+002;
n=230; farx(n+1)=4.013159e+000; foe(n+1)=3.950690e+001; krok(n+1)=1.132635e-005; ng(n+1)=3.633006e+002;
n=231; farx(n+1)=4.056509e+000; foe(n+1)=3.938727e+001; krok(n+1)=6.975132e-006; ng(n+1)=4.227322e+002;
n=232; farx(n+1)=3.998038e+000; foe(n+1)=3.926910e+001; krok(n+1)=1.115447e-005; ng(n+1)=3.599598e+002;
n=233; farx(n+1)=4.040730e+000; foe(n+1)=3.915288e+001; krok(n+1)=7.018913e-006; ng(n+1)=4.163553e+002;
n=234; farx(n+1)=3.982767e+000; foe(n+1)=3.903789e+001; krok(n+1)=1.109569e-005; ng(n+1)=3.572004e+002;
n=235; farx(n+1)=4.025005e+000; foe(n+1)=3.892390e+001; krok(n+1)=6.948457e-006; ng(n+1)=4.139138e+002;
n=236; farx(n+1)=3.968040e+000; foe(n+1)=3.881083e+001; krok(n+1)=1.115447e-005; ng(n+1)=3.521770e+002;
n=237; farx(n+1)=4.009968e+000; foe(n+1)=3.869929e+001; krok(n+1)=6.939469e-006; ng(n+1)=4.104462e+002;
n=238; farx(n+1)=3.953567e+000; foe(n+1)=3.858896e+001; krok(n+1)=1.113124e-005; ng(n+1)=3.490684e+002;
n=239; farx(n+1)=3.995049e+000; foe(n+1)=3.847955e+001; krok(n+1)=6.872937e-006; ng(n+1)=4.080011e+002;
n=240; farx(n+1)=3.939756e+000; foe(n+1)=3.837102e+001; krok(n+1)=1.115447e-005; ng(n+1)=3.442188e+002;
n=241; farx(n+1)=3.980761e+000; foe(n+1)=3.826418e+001; krok(n+1)=6.872937e-006; ng(n+1)=4.036796e+002;
n=242; farx(n+1)=3.925470e+000; foe(n+1)=3.815818e+001; krok(n+1)=1.126542e-005; ng(n+1)=3.410042e+002;
n=243; farx(n+1)=3.966472e+000; foe(n+1)=3.805243e+001; krok(n+1)=6.754223e-006; ng(n+1)=4.045454e+002;
n=244; farx(n+1)=3.912000e+000; foe(n+1)=3.794791e+001; krok(n+1)=1.138585e-005; ng(n+1)=3.358817e+002;
n=245; farx(n+1)=3.952640e+000; foe(n+1)=3.784412e+001; krok(n+1)=6.706359e-006; ng(n+1)=4.020590e+002;
n=246; farx(n+1)=3.899097e+000; foe(n+1)=3.774152e+001; krok(n+1)=1.138543e-005; ng(n+1)=3.317635e+002;
n=247; farx(n+1)=3.939279e+000; foe(n+1)=3.764007e+001; krok(n+1)=6.697231e-006; ng(n+1)=3.981231e+002;
n=248; farx(n+1)=3.886311e+000; foe(n+1)=3.753971e+001; krok(n+1)=1.138585e-005; ng(n+1)=3.284471e+002;
n=249; farx(n+1)=3.926166e+000; foe(n+1)=3.744013e+001; krok(n+1)=6.656792e-006; ng(n+1)=3.956402e+002;
n=250; farx(n+1)=3.874082e+000; foe(n+1)=3.734169e+001; krok(n+1)=1.136531e-005; ng(n+1)=3.246518e+002;
n=251; farx(n+1)=3.913462e+000; foe(n+1)=3.724435e+001; krok(n+1)=6.649354e-006; ng(n+1)=3.916577e+002;
n=252; farx(n+1)=3.861858e+000; foe(n+1)=3.714801e+001; krok(n+1)=1.138585e-005; ng(n+1)=3.213918e+002;
n=253; farx(n+1)=3.900937e+000; foe(n+1)=3.705231e+001; krok(n+1)=6.597523e-006; ng(n+1)=3.896692e+002;
n=254; farx(n+1)=3.850063e+000; foe(n+1)=3.695763e+001; krok(n+1)=1.142338e-005; ng(n+1)=3.174270e+002;
n=255; farx(n+1)=3.888773e+000; foe(n+1)=3.686380e+001; krok(n+1)=6.571851e-006; ng(n+1)=3.866973e+002;
n=256; farx(n+1)=3.838558e+000; foe(n+1)=3.677097e+001; krok(n+1)=1.142338e-005; ng(n+1)=3.139932e+002;
n=257; farx(n+1)=3.876868e+000; foe(n+1)=3.667897e+001; krok(n+1)=6.542741e-006; ng(n+1)=3.837256e+002;
n=258; farx(n+1)=3.827369e+000; foe(n+1)=3.658786e+001; krok(n+1)=1.142512e-005; ng(n+1)=3.104355e+002;
n=259; farx(n+1)=3.865330e+000; foe(n+1)=3.649771e+001; krok(n+1)=6.532194e-006; ng(n+1)=3.804940e+002;
n=260; farx(n+1)=3.816456e+000; foe(n+1)=3.640856e+001; krok(n+1)=1.138437e-005; ng(n+1)=3.074803e+002;
n=261; farx(n+1)=3.853962e+000; foe(n+1)=3.632020e+001; krok(n+1)=6.503681e-006; ng(n+1)=3.773237e+002;
n=262; farx(n+1)=3.805619e+000; foe(n+1)=3.623258e+001; krok(n+1)=1.144248e-005; ng(n+1)=3.038690e+002;
n=263; farx(n+1)=3.842843e+000; foe(n+1)=3.614569e+001; krok(n+1)=6.464322e-006; ng(n+1)=3.752336e+002;
n=264; farx(n+1)=3.795255e+000; foe(n+1)=3.605960e+001; krok(n+1)=1.143043e-005; ng(n+1)=3.003996e+002;
n=265; farx(n+1)=3.832093e+000; foe(n+1)=3.597453e+001; krok(n+1)=6.464322e-006; ng(n+1)=3.716471e+002;
n=266; farx(n+1)=3.785131e+000; foe(n+1)=3.589032e+001; krok(n+1)=1.136531e-005; ng(n+1)=2.976991e+002;
n=267; farx(n+1)=3.821547e+000; foe(n+1)=3.580699e+001; krok(n+1)=6.453292e-006; ng(n+1)=3.682419e+002;
n=268; farx(n+1)=3.775032e+000; foe(n+1)=3.572439e+001; krok(n+1)=1.138585e-005; ng(n+1)=2.946738e+002;
n=269; farx(n+1)=3.811180e+000; foe(n+1)=3.564241e+001; krok(n+1)=6.418212e-006; ng(n+1)=3.661921e+002;
n=270; farx(n+1)=3.765192e+000; foe(n+1)=3.556124e+001; krok(n+1)=1.141354e-005; ng(n+1)=2.914320e+002;
n=271; farx(n+1)=3.800926e+000; foe(n+1)=3.548066e+001; krok(n+1)=6.371971e-006; ng(n+1)=3.638202e+002;
n=272; farx(n+1)=3.755375e+000; foe(n+1)=3.540056e+001; krok(n+1)=1.153689e-005; ng(n+1)=2.876183e+002;
n=273; farx(n+1)=3.790960e+000; foe(n+1)=3.532108e+001; krok(n+1)=6.333436e-006; ng(n+1)=3.624534e+002;
n=274; farx(n+1)=3.745962e+000; foe(n+1)=3.524242e+001; krok(n+1)=1.153689e-005; ng(n+1)=2.845980e+002;
n=275; farx(n+1)=3.781274e+000; foe(n+1)=3.516436e+001; krok(n+1)=6.325379e-006; ng(n+1)=3.597355e+002;
n=276; farx(n+1)=3.736811e+000; foe(n+1)=3.508734e+001; krok(n+1)=1.148266e-005; ng(n+1)=2.820766e+002;
n=277; farx(n+1)=3.771680e+000; foe(n+1)=3.501076e+001; krok(n+1)=6.300572e-006; ng(n+1)=3.568461e+002;
n=278; farx(n+1)=3.727841e+000; foe(n+1)=3.493490e+001; krok(n+1)=1.149974e-005; ng(n+1)=2.787993e+002;
n=279; farx(n+1)=3.762323e+000; foe(n+1)=3.485975e+001; krok(n+1)=6.284735e-006; ng(n+1)=3.541545e+002;
n=280; farx(n+1)=3.718883e+000; foe(n+1)=3.478520e+001; krok(n+1)=1.153689e-005; ng(n+1)=2.758900e+002;
n=281; farx(n+1)=3.753145e+000; foe(n+1)=3.471114e+001; krok(n+1)=6.255933e-006; ng(n+1)=3.526617e+002;
n=282; farx(n+1)=3.710210e+000; foe(n+1)=3.463788e+001; krok(n+1)=1.153689e-005; ng(n+1)=2.730609e+002;
n=283; farx(n+1)=3.744122e+000; foe(n+1)=3.456510e+001; krok(n+1)=6.233072e-006; ng(n+1)=3.503878e+002;
n=284; farx(n+1)=3.701836e+000; foe(n+1)=3.449299e+001; krok(n+1)=1.151293e-005; ng(n+1)=2.701134e+002;
n=285; farx(n+1)=3.735388e+000; foe(n+1)=3.442167e+001; krok(n+1)=6.240680e-006; ng(n+1)=3.472236e+002;
n=286; farx(n+1)=3.693454e+000; foe(n+1)=3.435106e+001; krok(n+1)=1.148266e-005; ng(n+1)=2.678977e+002;
n=287; farx(n+1)=3.726710e+000; foe(n+1)=3.428082e+001; krok(n+1)=6.210948e-006; ng(n+1)=3.454541e+002;
n=288; farx(n+1)=3.685354e+000; foe(n+1)=3.421126e+001; krok(n+1)=1.148323e-005; ng(n+1)=2.649627e+002;
n=289; farx(n+1)=3.718266e+000; foe(n+1)=3.414230e+001; krok(n+1)=6.206072e-006; ng(n+1)=3.427662e+002;
n=290; farx(n+1)=3.677276e+000; foe(n+1)=3.407400e+001; krok(n+1)=1.148266e-005; ng(n+1)=2.627348e+002;
n=291; farx(n+1)=3.709838e+000; foe(n+1)=3.400606e+001; krok(n+1)=6.164510e-006; ng(n+1)=3.410973e+002;
n=292; farx(n+1)=3.669169e+000; foe(n+1)=3.393852e+001; krok(n+1)=1.161317e-005; ng(n+1)=2.598341e+002;
n=293; farx(n+1)=3.701591e+000; foe(n+1)=3.387132e+001; krok(n+1)=6.123844e-006; ng(n+1)=3.404724e+002;
n=294; farx(n+1)=3.661327e+000; foe(n+1)=3.380476e+001; krok(n+1)=1.165470e-005; ng(n+1)=2.573995e+002;
n=295; farx(n+1)=3.693438e+000; foe(n+1)=3.373853e+001; krok(n+1)=6.089131e-006; ng(n+1)=3.388461e+002;
n=296; farx(n+1)=3.653734e+000; foe(n+1)=3.367278e+001; krok(n+1)=1.168144e-005; ng(n+1)=2.547630e+002;
n=297; farx(n+1)=3.685549e+000; foe(n+1)=3.360770e+001; krok(n+1)=6.089131e-006; ng(n+1)=3.363197e+002;
n=298; farx(n+1)=3.646317e+000; foe(n+1)=3.354319e+001; krok(n+1)=1.161523e-005; ng(n+1)=2.529386e+002;
n=299; farx(n+1)=3.677803e+000; foe(n+1)=3.347928e+001; krok(n+1)=6.089131e-006; ng(n+1)=3.336600e+002;
n=300; farx(n+1)=3.638870e+000; foe(n+1)=3.341593e+001; krok(n+1)=1.161317e-005; ng(n+1)=2.510677e+002;

figure; semilogy(farx,'b'); hold on; semilogy(foe,'r'); xlabel('Iteracje'); ylabel('Earx, Eoe'); legend('Earx','Eoe'); title('Uczenie predyktora OE');
figure; subplot(2,1,1); semilogy(krok); xlabel('Iteracje'); ylabel('Krok');
subplot(2,1,2); semilogy(ng); xlabel('Iteracje'); ylabel('Norma gradientu');
Earx=farx(n+1)
Eoe=foe(n+1)
